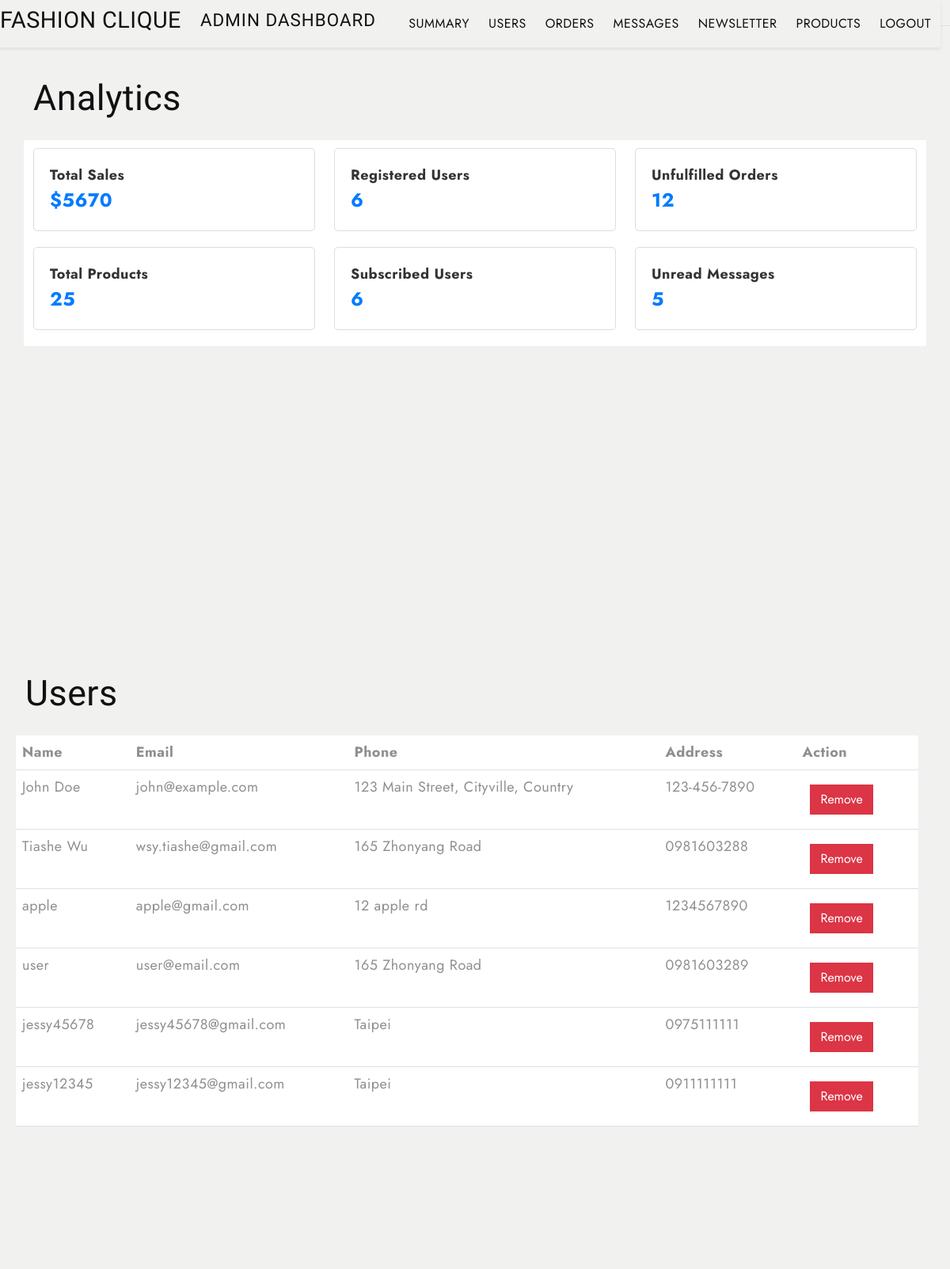
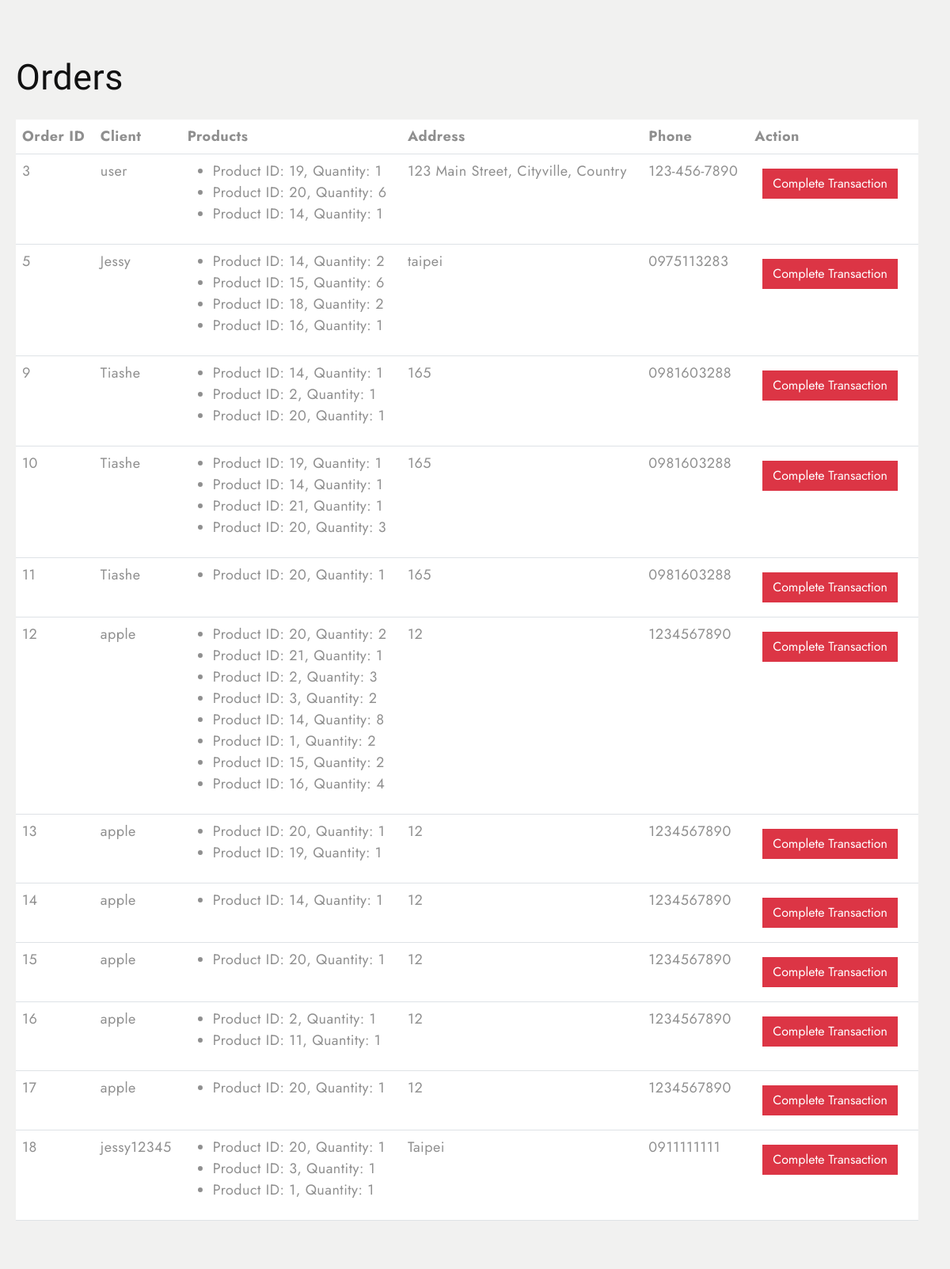
/dashboard (upper part), run on the app's committed database (2 pictures, top to bottom).
### tables this page shows
CREATE TABLE users (id INTEGER PRIMARY KEY AUTOINCREMENT, user_id INTEGER, username TEXT NOT NULL UNIQUE, password TEXT NOT NULL, email TEXT NOT NULL UNIQUE, phone TEXT, address TEXT);

CREATE TABLE orders (id INTEGER PRIMARY KEY AUTOINCREMENT, client_id INTEGER NOT NULL, client TEXT, products TEXT NOT NULL, total INTEGER, address TEXT NOT NULL, phone TEXT NOT NULL, created_at DATETIME DEFAULT CURRENT_TIMESTAMP, fulfilled TEXT, FOREIGN KEY (client_id) REFERENCES users (id));

### app.py (the view)
@app.route('/dashboard')
def dashboard():
    conn = get_db_connection()
    users = conn.execute('SELECT * FROM users').fetchall()
    orders = conn.execute('SELECT * FROM orders WHERE fulfilled="false"').fetchall()
    orders_new = []
    for row in orders:  # Iterate over the rows in the 'orders' list
        products_str = row[3]  # row[2] contains the products field as a JSON string
        if products_str and products_str.strip():  # Only try to parse if there's content
            try:
                products = json.loads(products_str)
            except json.JSONDecodeError:
                print(f"Error parsing products for order ID {row[0]}: {products_str}")
                products = []  # Default to empty list if JSON is invalid
        else:
            products = []  # Default to empty list if products field is empty or null
        orders_new.append({
            'id': row[0],
            'client': row[2],
            'products': products,
            'address': row[5],
            'phone': row[6],
            'created_at': row[7],
            'fulfilled': row[8]
        })
    messages = conn.execute('SELECT * FROM messages WHERE seen="false"').fetchall()
    newsletter = conn.execute('SELECT * FROM newsletter').fetchall()
    products = conn.execute('SELECT * FROM products').fetchall()
    total_sales = conn.execute('''
        SELECT SUM(total) AS total_sales FROM orders
    ''').fetchone()
    total_users = conn.execute('SELECT COUNT(*) AS total_users FROM users').fetchone()
    total_subscribed_users = conn.execute('SELECT COUNT(*) AS total_subscribed FROM newsletter').fetchone()
    total_products = conn.execute('SELECT COUNT(*) AS total_products FROM products').fetchone()
    unread_messages = conn.execute('SELECT COUNT(*) AS unread_messages FROM messages WHERE seen="false"').fetchone()
    unfulfilled_Orders = conn.execute('SELECT COUNT(*) AS total_unfulfilled_orders FROM orders WHERE fulfilled="false"').fetchone()
    conn.close()
    return render_template('admin.html', users=users, orders=orders_new, messages=messages,
                           newsletter=newsletter, products=products,
                           total_sales=total_sales['total_sales'] or 0,
                           total_users=total_users['total_users'] or 0,
                           total_subscribed_users=total_subscribed_users['total_subscribed'] or 0,
                           total_products=total_products['total_products'] or 0,
                           unread_messages=unread_messages['unread_messages'] or 0,
                           unfulfilled_Orders=unfulfilled_Orders['total_unfulfilled_orders'] or 0)

### app.py (called while the page is built)
def get_db_connection():
    conn = sqlite3.connect(DB_PATH)
    conn.row_factory = sqlite3.Row  # So that we can access columns by name
    return conn

### templates/admin.html (shortened to what this page needs)
<!DOCTYPE html>
<html lang="en">
  <head>
    <link
      href="https://cdn.jsdelivr.net/npm/bootstrap@5.3.0-alpha3/dist/css/bootstrap.min.css"
      rel="stylesheet"
    />
    <link
      rel="stylesheet"
      type="text/css"
      href="{{ url_for('static', filename='css/vendor.css') }}"
    />
    <link
      rel="stylesheet"
      href="https://cdn.jsdelivr.net/npm/swiper@9/swiper-bundle.min.css"
    />
    <link
      rel="stylesheet"
      type="text/css"
      href="{{ url_for('static', filename='css/style.css') }}"
    />
  </head>
  <body class="homepage">
    <nav
      class="navbar navbar-expand-lg bg-light text-uppercase fs-6 p-3 fixed-top border-bottom align-items-center"
    >
      <div class="container-fluid">
        <div class="row justify-content-between align-items-center w-100 fixed-top shadow-sm py-2 bg-light">
            <div class="col-auto d-flex align-items-center gap-4">
              <h4>FASHION CLIQUE</h4>
              <h5>Admin Dashboard</h5>
               </div>
              <div class="col-auto">
              <ul class="navbar-nav d-flex flex-row gap-4 col">
                <li class="nav-item">
                  <a class="nav-link-active" href="#summary">Summary</a>
                </li>
                <li class="nav-item">
                  <a class="nav-link-active" href="#users">Users</a>
                </li>
                <li class="nav-item">
                  <a class="nav-link-active" href="#orders">Orders</a>
                </li>
                <li class="nav-item">
                  <a class="nav-link-active" href="#messages">Messages</a>
                </li>
                <li class="nav-item">
                  <a class="nav-link-active" href="#newsletter">Newsletter</a>
                </li>
                <li class="nav-item">
                  <a class="nav-link-active" href="#products">Products</a>
                </li>
                <li class="nav-item">
                  <a class="nav-link-active" href="/login_P">Logout</a>
                </li>
              </ul>
            </div>
          </div>
      </div>
    </nav>
    <section id="summary" class="contact-section py-5 bg-light" style="min-height:100vh;">
        <div class="container mt-5 ">
          <h3>Analytics</h3>
            <div class="row bg-white " >
                <div class="col-md-4 " style="margin-top:10px;">
                    <div class="panel" >
                        <div class="panel-heading">Total Sales</div>
                        <div class="panel-body">${{ total_sales }}</div>
                    </div>
                </div>
                <div class="col-md-4" style="margin-top:10px;">
                    <div class="panel">
                        <div class="panel-heading">Registered Users</div>
                        <div class="panel-body">{{ total_users }}</div>
                    </div>
                </div>
                <div class="col-md-4" style="margin-top:10px;">
                    <div class="panel">
                        <div class="panel-heading">Unfulfilled Orders</div>
                        <div class="panel-body">{{ unfulfilled_Orders}}</div>
                    </div>
                </div>
            </div>
            <div class="row bg-white">
                <div class="col-md-4">
                    <div class="panel">
                        <div class="panel-heading">Total Products</div>
                        <div class="panel-body">{{ total_products }}</div>
                    </div>
                </div>
                <div class="col-md-4">
                    <div class="panel">
                        <div class="panel-heading">Subscribed Users</div>
                        <div class="panel-body">{{ total_subscribed_users }}</div>
                    </div>
                </div>
                <div class="col-md-4">
                    <div class="panel">
                        <div class="panel-heading">Unread Messages</div>
                        <div class="panel-body">{{ unread_messages }}</div>
                    </div>
                </div>
            </div>
        </div>
    </section>
    <section id="users" class="contact-section py-5 bg-light" style="min-height:100vh;">
        <div class="row" style="margin-left: 20px; width:95vw;">
              <h3>Users</h3>
              <table class="table bg-white">
                <thead>
                  <tr>
                    <th>Name</th>
                    <th>Email</th>
                    <th>Phone</th>
                    <th>Address</th>
                    <th>Action</th>
                  </tr>
                </thead>
                <tbody>
                  {% for user in users %}
                  <tr>
                    <td>{{ user.username }}</td>
                    <td> {{ user.email }}</td>
                    <td>{{ user.address }}</td>
                    <td>{{ user.phone }}</td>
                    <td>
                      <button class="btn btn-danger" onclick="removeUser({{ user.user_id }}, this)">Remove</button>
                    </td>
                  </tr>
                  {% endfor %}
                </tbody>
              </table>
            </section>
            <section id="orders"class="contact-section py-5 bg-light" style="min-height:100vh;">
              <h3 style="margin-left: 20px;">Orders</h3>
              <table class="table bg-white" style="margin-left: 20px; width:95vw;">
                <thead>
                  <tr>
                    <th>Order ID</th>
                    <th>Client</th>
                    <th>Products</th>
                    <th>Address</th>
                    <th>Phone</th>
                    <th>Action</th>
                  </tr>
                </thead>
                <tbody>
                  {% for order in orders %}
                  <tr>
                    <td>{{ order.id }}</td>
                    <td>{{ order.client }}</td>
                    <td>
                      <ul>
                        {% for product in order.products %}
                        <li>Product ID: {{ product.product_id }}, Quantity: {{ product.quantity }}</li>
                      {% endfor %}
                      </ul>
                  </td>
                    <td>{{ order.address }}</td>
                    <td>{{ order.phone }}</td>
                    <td>
                      <button class="btn btn-danger" onclick="updateOrder({{ order.id }}, this)">Complete Transaction</button>
                    </td>
                  </tr>
                  {% endfor %}
                </tbody>
              </table>
              </section>
  </body>
</html>

### static/css/style.css (style rules this page uses)
body { --heading-font: "Marcellus", Roboto, sans-serif; --heading-font-weight: 400; --heading-color: #111; --heading-line-height: 1.24; --swiper-theme-color: #8c907e; --bs-body-font-family: "Jost", Roboto, sans-serif; --bs-body-font-size: 18px; --bs-body-font-weight: 400; --bs-body-line-height: 1.5; --bs-body-color: #8f8f8f; --bs-body-color-rgb: 143, 143, 143; --bs-primary: #8c907e; --bs-secondary: #6c757d; --bs-black: #111; --bs-light: #f1f1f0; --bs-dark: #212529; --bs-gray: #9aa1a7; --bs-gray-dark: #51565b; --bs-primary-rgb: 140, 144, 126; --bs-secondary-rgb: 108, 117, 125; --bs-black-rgb: 17, 17, 17; --bs-light-rgb: 241, 241, 240; --bs-dark-rgb: 33, 37, 41; --bs-link-color: #111; --bs-link-color-rgb: 17, 17, 17; --bs-link-decoration: underline; --bs-link-hover-color: #111; --bs-link-hover-color-rgb: 17, 17, 17; }
body { letter-spacing: 0.03rem; }
h1, .h1, h2, .h2, h3, .h3, h4, .h4, h5, .h5, h6, .h6 { font-family: var(--heading-font); font-weight: var(--heading-font-weight); color: var(--heading-color); line-height: var(--heading-line-height); }
h1, h2, h3 { margin: 25px 0; }
h5, h6 { letter-spacing: 1px; }
h3, .h3 { font-size: 2.8rem; }
h4, .h4 { font-size: 1.8rem; }
h5, .h5 { font-size: 1.4rem; }
a { text-decoration: none; }
.container-fluid { max-width: 1800px; }
.btn { --bs-btn-border-radius: 0; }
button { cursor: pointer; margin: 10px; }
.navbar.fixed-top { transition: background-color 0.6s ease-out; }
.panel { border: 1px solid #ddd; padding: 20px; border-radius: 5px; margin-bottom: 20px; }
.panel-heading { font-size: 18px; font-weight: bold; color: #333; }
.panel-body { font-size: 24px; font-weight: bold; color: #007bff; }

### data on the page
users: username "John Doe", email "john@example.com", address "123 Main Street, Cityville, Country", phone "123-456-7890"
users: username "Tiashe Wu", email "wsy.tiashe@gmail.com", address "165 Zhonyang Road", phone "0981603288"
users: username "apple", email "apple@gmail.com", address "12 apple rd", phone "1234567890"
users: username "user", email "user@email.com", address "165 Zhonyang Road", phone "0981603289"
users: username "jessy45678", email "jessy45678@gmail.com", address "Taipei", phone "0975111111"
users: username "jessy12345", email "jessy12345@gmail.com", address "Taipei", phone "0911111111"
orders: id "3", client "user", product_id "19" "20" "14", quantity "1" "6" "1", address "123 Main Street, Cityville, Country", phone "123-456-7890"
orders: id "5", client "Jessy", product_id "14" "15" "18" "16", quantity "2" "6" "2" "1", address "taipei", phone "0975113283"
orders: id "9", client "Tiashe", product_id "14" "2" "20", quantity "1" "1" "1", address "165", phone "0981603288"
orders: id "10", client "Tiashe", product_id "19" "14" "21" "20", quantity "1" "1" "1" "3", address "165", phone "0981603288"
orders: id "11", client "Tiashe", product_id "20", quantity "1", address "165", phone "0981603288"
orders: id "12", client "apple", product_id "20" "21" "2" "3" "14" "1" "15" "16", quantity "2" "1" "3" "2" "8" "2" "2" "4", address "12", phone "1234567890"
orders: id "13", client "apple", product_id "20" "19", quantity "1" "1", address "12", phone "1234567890"
orders: id "14", client "apple", product_id "14", quantity "1", address "12", phone "1234567890"
orders: id "15", client "apple", product_id "20", quantity "1", address "12", phone "1234567890"
orders: id "16", client "apple", product_id "2" "11", quantity "1" "1", address "12", phone "1234567890"
orders: id "17", client "apple", product_id "20", quantity "1", address "12", phone "1234567890"
orders: id "18", client "jessy12345", product_id "20" "3" "1", quantity "1" "1" "1", address "Taipei", phone "0911111111"

### other printed values
{{ total_sales }} "5670"
{{ total_users }} "6"
{{ unfulfilled_Orders }} "12"
{{ total_products }} "25"
{{ total_subscribed_users }} "6"
{{ unread_messages }} "5"
